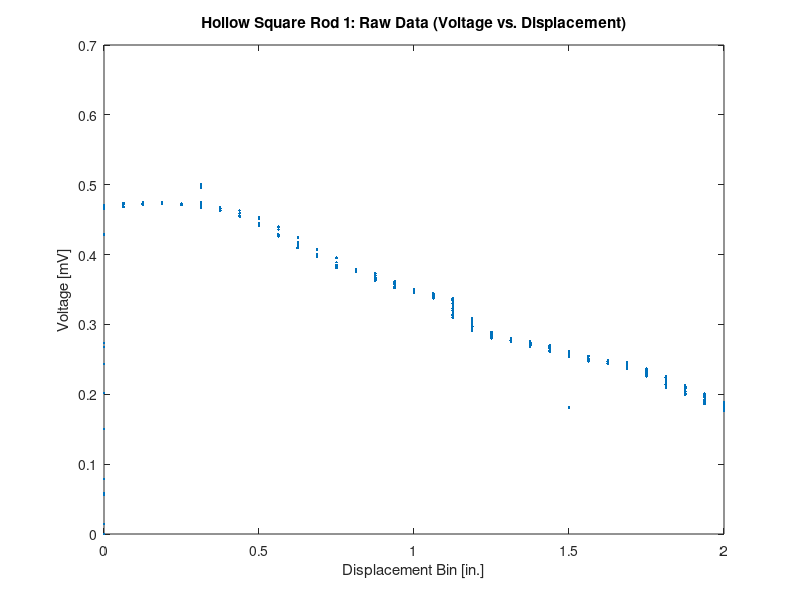

Here is the MATLAB script that generated this plot: (Note: this script raises an error after producing the figure.)
% this code analyzes the LA data for the 4th Lab of ASEN 3112
% William Butler
% 3/30/20

%% Housekeeping
clear all
close all
clc

%% Import data
load('square_rod_1.mat')
sq1_data = data;
load('square_rod_2.mat')
sq2_data = data;
load('thin_bar_ 1.mat')
bar1_data = data;
load('thin_bar_2.mat')
bar2_data = data;

%% Knowns
% Rectangular rod material properties
L_bar = 11 + 3/8;
% Square rod material properties
L_sq = 11 + 3/8;

%% Analyze Sqaure 1 Data
figure
plot(sq1_data(:,3),sq1_data(:,2),'.')
xlabel('Displacement Bin [in.]')
ylabel('Voltage [mV]')
title('Hollow Square Rod 1: Raw Data (Voltage vs. Displacement)')

% pull the first peice of data from each bin
counter = 1;
for i = 0:1/16:2
   temp = find(sq1_data(:,3) == i);
   mV_read(counter) = sq1_data(temp(2),2)*1000;
   
   counter = counter+1;
    
end

% convert to kg
lb_sq1 = mV_read/2.37;
%convert to newtons
% N_sq1 = kg_sq1*9.8;

% generate a fit structure
sq1_fit = fit([0:1/16:2]',lb_sq1', 'smoothingspline');

% find the slope of the elastic region
%sq1_el_fit = polyfit([0:1/16:2/16]',lb_sq1(1:3)', 1);

% generate yeild inclined line
%sq1_el_disp = linspace(0,3/16,1000);
%sq1_el_line = (sq1_el_fit(1))*(sq1_el_disp-(L_sq*.002));

% find critical point
%[sq1_F_buck, I2] = max(lb_sq1);
%sq1_disp_buck = (1/16)*I2;

figure
hold on
% plot([0:1/16:2],N_sq1,'o')
plot(sq1_fit, [0:1/16:2],lb_sq1, 'bo')
%plot(sq1_el_disp, sq1_el_line, 'm--')
%line(sq1_disp_buck, 'k--');
title('Force vs. Displacement for Hollow Square Rod 1')
ylabel('Force [lb]')
xlabel('Displacement [in.]')
%legend('Raw Data', 'Fitted Line', 'Elastic Yield Line', 'Critical Load')
legend('Raw Data', 'Fitted Line')
ylim([0,230])
grid on

% find the intersection of the inclined yield line
%I = find(sq1_el_line>=199.3);
%sq1_F_yield = sq1_el_line(I(1));
%sq1_disp_yield = sq1_el_disp(I(1));



% generate outputs
%fprintf('******************************************************************\n')
%fprintf('Square Rod 1 Experimental Outputs:\n')
%fprintf('The Yield Force is: ~%0.3f lbF\n',sq1_F_yield)
%fprintf('The Yield Displacement is: ~%0.3f in\n', sq1_disp_yield)
%fprintf('The Critical Load is: ~%0.3f lbF\n',sq1_F_buck)
%fprintf('The Critical Displacement is: ~%0.3f in\n',sq1_disp_buck)
%fprintf('******************************************************************\n')
%% Analyze Sqaure 2 Data
figure
plot(sq2_data(:,3),sq2_data(:,2),'.')
xlabel('Displacement Bin [in.]')
ylabel('Voltage [mV]')
title('Hollow Square Rod 2: Raw Data (Voltage vs. Displacement)')


% pull the first peice of data from each bin
counter = 1;
for i = 0:1/16:2
   try
   temp = find(sq2_data(:,3) == i);
   mV_read(counter) = sq2_data(temp(2),2)*1000;
   
   counter = counter+1;
   
   catch
       fprintf('Square 2 Data:\n')
       fprintf('Displacement Bin Missing, Skipping Bin: %0.4f\n',i)
   end
end

% convert to kg
lb_sq2 = mV_read/2.37;
%convert to newtons
% N_sq2 = kg_sq2*9.8;

% generate a fit structure
sq2_fit = fit([0:1/16:2]',lb_sq2', 'smoothingspline');

% find the slope of the elastic region
%sq2_el_fit = polyfit([0:1/16:2/16]',lb_sq2(1:3)', 1);

% generate yeild inclined line
%sq2_el_disp = linspace(0,3/16,1000);
%sq2_el_line = (sq2_el_fit(1))*(sq2_el_disp-(L_sq*.002));

% find critical point
%[sq2_F_buck, I2] = max(lb_sq2);
%sq2_disp_buck = (1/16)*I2;

figure
hold on
% plot([0:1/16:2],N_sq2,'o')
plot(sq2_fit, [0:1/16:2],lb_sq2, 'bo')
%plot(sq1_el_disp, sq1_el_line, 'm--')
%line(sq1_disp_buck, 'k--');
title('Force vs. Displacement for Hollow Square Rod 2')
ylabel('Force [lb]')
xlabel('Displacement [in.]')
%legend('Raw Data', 'Fitted Line', 'Elastic Yield Line', 'Critical Load')
legend('Raw Data', 'Fitted Line')
ylim([0,230])
grid on

% find the intersection of the inclined yield line
%I = find(sq2_el_line>=211.8);
%sq2_F_yield = sq2_el_line(I(1));
%sq2_disp_yield = sq2_el_disp(I(1));

% generate outputs
%fprintf('******************************************************************\n')
%fprintf('Square Rod 2 Experimental Outputs:\n')
%fprintf('The Yield Force is: ~%0.3f lbF\n',sq2_F_yield)
%fprintf('The Yield Displacement is: ~%0.3f in\n', sq2_disp_yield)
%fprintf('The Critical Load is: ~%0.3f lbF\n',sq2_F_buck)
%fprintf('The Critical Displacement is: ~%0.3f in\n',sq2_disp_buck)
%fprintf('******************************************************************\n')

%% Analyze Bar 1 Data
figure
plot(bar1_data(:,3),bar1_data(:,2),'.')
xlabel('Displacement Bin [in.]')
ylabel('Voltage [mV]')
title('Rectangular Bar 1: Raw Data (Voltage vs. Displacement)')

% pull the first peice of data from each bin
counter = 1;
for i = 0:1/16:2
   try
   temp = find(bar1_data(:,3) == i);
   mV_read(counter) = bar1_data(temp(2),2)*1000;
   
   counter = counter+1;
   
   catch
       fprintf('Bar 1 Data:\n')
       fprintf('Displacement Bin Missing, Skipping Bin: %0.4f\n',i)
   end
end

% convert to kg
lb_bar1 = mV_read/2.37;
%convert to newtons
% N_bar1 = kg_bar1*9.8;

% generate a fit structure
bar1_fit = fit([0:1/16:2]',lb_bar1', 'smoothingspline');

% find the slope of the elastic region
%bar1_el_fit = polyfit([0:1/16:2/16]',lb_bar1(1:3)', 1);

% generate yeild inclined line
%bar1_el_disp = linspace(0,6/16,1000);
%bar1_el_line = (bar1_el_fit(1))*(bar1_el_disp-(L_bar*.002));

% find critical point
%[bar1_F_buck, I2] = max(lb_bar1);
%bar1_disp_buck = (1/16)*I2;

figure
hold on
% plot([0:1/16:2],N_bar1,'o')
plot(bar1_fit, [0:1/16:2],lb_bar1, 'bo')
%plot(bar1_el_disp, bar1_el_line, 'm--')
%line(bar1_disp_buck, 'k--');
title('Force vs. Displacement for Rectangular Bar 1')
ylabel('Force [lb]')
xlabel('Displacement [in.]')
%legend('Raw Data', 'Fitted Line', 'Elastic Yield Line', 'Critical Load')
legend('Raw Data', 'Fitted Line')
ylim([0,120])
grid on

% find the intersection of the inclined yield line
%I = find(bar1_el_line>=90);
%bar1_F_yield = bar1_el_line(I(1));
%bar1_disp_yield = bar1_el_disp(I(1));

% generate outputs
%fprintf('******************************************************************\n')
%fprintf('Rectangular Rod 1 Experimental Outputs:\n')
%fprintf('The Yield Force is: ~%0.3f lbF\n',bar1_F_yield)
%fprintf('The Yield Displacement is: ~%0.3f in\n', bar1_disp_yield)
%fprintf('The Critical Load is: ~%0.3f lbF\n',bar1_F_buck)
%fprintf('The Critical Displacement is: ~%0.3f in\n',bar1_disp_buck)
%fprintf('******************************************************************\n')

%% Analyze Bar 2 Data
figure
plot(bar2_data(:,3),bar2_data(:,2),'.')
xlabel('Displacement Bin [in.]')
ylabel('Voltage [mV]')
title('Rectangular Bar 2: Raw Data (Voltage vs. Displacement)')

% pull the first peice of data from each bin
counter = 1;
for i = 0:1/16:2
   try
   temp = find(bar2_data(:,3) == i);
   mV_read(counter) = bar2_data(temp(2),2)*1000;
   
   counter = counter+1;
   
   catch
       fprintf('Bar 2 Data:\n')
       fprintf('Displacement Bin Missing, Skipping Bin: %0.4f\n',i)
   end
end

% convert to kg
lb_bar2 = mV_read/2.37;
%convert to newtons
% N_bar2 = kg_bar2*9.8;

% generate a fit structure
bar2_fit = fit([0:1/16:2]',lb_bar2', 'smoothingspline');

% find the slope of the elastic region
%bar2_el_fit = polyfit([0:1/16:2/16]',lb_bar2(1:3)', 1);

% generate yeild inclined line
%bar2_el_disp = linspace(0,6/16,1000);
%bar2_el_line = (bar2_el_fit(1))*(bar2_el_disp-(L_bar*.002));

% find critical point
%[bar2_F_buck, I2] = max(lb_bar2);
%bar2_disp_buck = (1/16)*I2;

figure
hold on
% plot([0:1/16:2],N_bar2,'o')
plot(bar2_fit, [0:1/16:2],lb_bar2, 'bo')
%plot(bar1_el_disp, bar1_el_line, 'm--')
%line(bar1_disp_buck, 'k--');
title('Force vs. Displacement for Rectangular Bar 2')
ylabel('Force [lb]')
xlabel('Displacement [in.]')
%legend('Raw Data', 'Fitted Line', 'Elastic Yield Line', 'Critical Load')
legend('Raw Data', 'Fitted Line')
ylim([0,120])
grid on

% find the intersection of the inclined yield line
%I = find(bar2_el_line>=95.23);
%bar2_F_yield = bar2_el_line(I(1));
%bar2_disp_yield = bar2_el_disp(I(1));

% generate outputs
%fprintf('******************************************************************\n')
%fprintf('Rectangular Rod 2 Experimental Outputs:\n')
%fprintf('The Yield Force is: ~%0.3f lbF\n',bar2_F_yield)
%fprintf('The Yield Displacement is: ~%0.3f in\n', bar2_disp_yield)
%fprintf('The Critical Load is: ~%0.3f lbF\n',bar2_F_buck)
%fprintf('The Critical Displacement is: ~%0.3f in\n',bar2_disp_buck)
%fprintf('******************************************************************\n')
